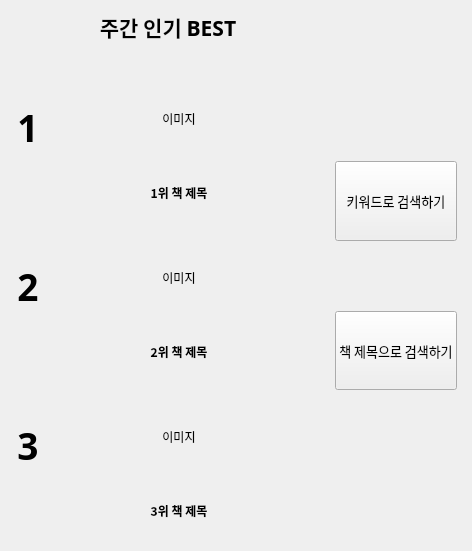
        <widget class="QWidget" name="page_1">
         <property name="styleSheet">
          <string notr="true"/>
         </property>
         <layout class="QHBoxLayout" name="horizontalLayout_14" stretch="1,1">
          <property name="leftMargin">
           <number>7</number>
          </property>
          <property name="rightMargin">
           <number>15</number>
          </property>
          <item>
           <layout class="QVBoxLayout" name="verticalLayout_10" stretch="5,8,8,8">
            <property name="spacing">
             <number>10</number>
            </property>
            <property name="leftMargin">
             <number>10</number>
            </property>
            <property name="topMargin">
             <number>0</number>
            </property>
            <property name="rightMargin">
             <number>10</number>
            </property>
            <property name="bottomMargin">
             <number>20</number>
            </property>
            <item>
             <widget class="QLabel" name="lbl_bestseller">
              <property name="font">
               <font>
                <family>G마켓 산스 TTF Bold</family>
                <pointsize>16</pointsize>
                <weight>75</weight>
                <bold>true</bold>
                <underline>false</underline>
               </font>
              </property>
              <property name="styleSheet">
               <string notr="true">border-image: url(:/background/under_yellow.png);
color: rgb(0, 0, 0);</string>
              </property>
              <property name="midLineWidth">
               <number>0</number>
              </property>
              <property name="text">
               <string>주간 인기 BEST</string>
              </property>
              <property name="alignment">
               <set>Qt::AlignCenter</set>
              </property>
              <property name="margin">
               <number>30</number>
              </property>
             </widget>
            </item>
            <item>
             <layout class="QHBoxLayout" name="horizontalLayout" stretch="1,5">
              <property name="spacing">
               <number>0</number>
              </property>
              <item>
               <widget class="QLabel" name="lbl_first">
                <property name="font">
                 <font>
                  <family>G마켓 산스 TTF Bold</family>
                  <pointsize>28</pointsize>
                  <weight>75</weight>
                  <bold>true</bold>
                 </font>
                </property>
                <property name="styleSheet">
                 <string notr="true">border-image:none;</string>
                </property>
                <property name="text">
                 <string>1</string>
                </property>
                <property name="alignment">
                 <set>Qt::AlignCenter</set>
                </property>
               </widget>
              </item>
              <item>
               <layout class="QVBoxLayout" name="verticalLayout_3" stretch="4,1">
                <item>
                 <widget class="QLabel" name="lbl_first_image">
                  <property name="sizePolicy">
                   <sizepolicy hsizetype="Preferred" vsizetype="Preferred">
                    <horstretch>0</horstretch>
                    <verstretch>0</verstretch>
                   </sizepolicy>
                  </property>
                  <property name="minimumSize">
                   <size>
                    <width>280</width>
                    <height>131</height>
                   </size>
                  </property>
                  <property name="styleSheet">
                   <string notr="true">border-image:none;</string>
                  </property>
                  <property name="text">
                   <string>이미지</string>
                  </property>
                  <property name="alignment">
                   <set>Qt::AlignCenter</set>
                  </property>
                 </widget>
                </item>
                <item>
                 <widget class="QLabel" name="lbl_first_title">
                  <property name="font">
                   <font>
                    <family>Gmarket Sans TTF</family>
                    <weight>75</weight>
                    <bold>true</bold>
                   </font>
                  </property>
                  <property name="styleSheet">
                   <string notr="true">border-image:none;</string>
                  </property>
                  <property name="text">
                   <string>1위 책 제목</string>
                  </property>
                  <property name="alignment">
                   <set>Qt::AlignCenter</set>
                  </property>
                 </widget>
                </item>
               </layout>
              </item>
             </layout>
            </item>
            <item>
             <layout class="QHBoxLayout" name="horizontalLayout_3" stretch="1,5">
              <property name="spacing">
               <number>0</number>
              </property>
              <item>
               <widget class="QLabel" name="lbl_second">
                <property name="font">
                 <font>
                  <family>Gmarket Sans TTF</family>
                  <pointsize>28</pointsize>
                  <weight>75</weight>
                  <bold>true</bold>
                 </font>
                </property>
                <property name="styleSheet">
                 <string notr="true">border-image:none;</string>
                </property>
                <property name="text">
                 <string>2</string>
                </property>
                <property name="alignment">
                 <set>Qt::AlignCenter</set>
                </property>
               </widget>
              </item>
              <item>
               <layout class="QVBoxLayout" name="verticalLayout_5" stretch="4,1">
                <item>
                 <widget class="QLabel" name="lbl_second_image">
                  <property name="sizePolicy">
                   <sizepolicy hsizetype="Preferred" vsizetype="Preferred">
                    <horstretch>0</horstretch>
                    <verstretch>0</verstretch>
                   </sizepolicy>
                  </property>
                  <property name="minimumSize">
                   <size>
                    <width>280</width>
                    <height>131</height>
                   </size>
                  </property>
                  <property name="styleSheet">
                   <string notr="true">border-image:none;</string>
                  </property>
                  <property name="text">
                   <string>이미지</string>
                  </property>
                  <property name="alignment">
                   <set>Qt::AlignCenter</set>
                  </property>
                 </widget>
                </item>
                <item>
                 <widget class="QLabel" name="lbl_second_title">
                  <property name="font">
                   <font>
                    <family>Gmarket Sans TTF</family>
                    <weight>75</weight>
                    <bold>true</bold>
                   </font>
                  </property>
                  <property name="styleSheet">
                   <string notr="true">border-image:none;</string>
                  </property>
                  <property name="text">
                   <string>2위 책 제목</string>
                  </property>
                  <property name="alignment">
                   <set>Qt::AlignCenter</set>
                  </property>
                 </widget>
                </item>
               </layout>
              </item>
             </layout>
            </item>
            <item>
             <layout class="QHBoxLayout" name="horizontalLayout_4" stretch="1,5">
              <property name="spacing">
               <number>0</number>
              </property>
              <item>
               <widget class="QLabel" name="lbl_third">
                <property name="font">
                 <font>
                  <family>Gmarket Sans TTF</family>
                  <pointsize>28</pointsize>
                  <weight>75</weight>
                  <bold>true</bold>
                 </font>
                </property>
                <property name="styleSheet">
                 <string notr="true">border-image:none;</string>
                </property>
                <property name="text">
                 <string>3</string>
                </property>
                <property name="alignment">
                 <set>Qt::AlignCenter</set>
                </property>
               </widget>
              </item>
              <item>
               <layout class="QVBoxLayout" name="verticalLayout_9" stretch="4,1">
                <item>
                 <widget class="QLabel" name="lbl_third_image">
                  <property name="sizePolicy">
                   <sizepolicy hsizetype="Preferred" vsizetype="Preferred">
                    <horstretch>0</horstretch>
                    <verstretch>0</verstretch>
                   </sizepolicy>
                  </property>
                  <property name="minimumSize">
                   <size>
                    <width>280</width>
                    <height>131</height>
                   </size>
                  </property>
                  <property name="styleSheet">
                   <string notr="true">border-image:none;</string>
                  </property>
                  <property name="text">
                   <string>이미지</string>
                  </property>
                  <property name="alignment">
                   <set>Qt::AlignCenter</set>
                  </property>
                 </widget>
                </item>
                <item>
                 <widget class="QLabel" name="lbl_third_title">
                  <property name="font">
                   <font>
                    <family>Gmarket Sans TTF</family>
                    <weight>75</weight>
                    <bold>true</bold>
                   </font>
                  </property>
                  <property name="styleSheet">
                   <string notr="true">border-image:none;</string>
                  </property>
                  <property name="text">
                   <string>3위 책 제목</string>
                  </property>
                  <property name="alignment">
                   <set>Qt::AlignCenter</set>
                  </property>
                 </widget>
                </item>
               </layout>
              </item>
             </layout>
            </item>
           </layout>
          </item>
          <item>
           <layout class="QVBoxLayout" name="verticalLayout" stretch="0,0,0,0">
            <property name="spacing">
             <number>70</number>
            </property>
            <item>
             <widget class="QWidget" name="widget" native="true">
              <property name="styleSheet">
               <string notr="true">border-image:none</string>
              </property>
             </widget>
            </item>
            <item>
             <widget class="QPushButton" name="btn_find_keyword">
              <property name="sizePolicy">
               <sizepolicy hsizetype="Preferred" vsizetype="Preferred">
                <horstretch>0</horstretch>
                <verstretch>0</verstretch>
               </sizepolicy>
              </property>
              <property name="font">
               <font>
                <family>Gmarket Sans TTF</family>
                <pointsize>10</pointsize>
                <weight>50</weight>
                <bold>false</bold>
               </font>
              </property>
              <property name="styleSheet">
               <string notr="true">border-image: url(:/botton/masking_blue.png);</string>
              </property>
              <property name="text">
               <string>키워드로 검색하기</string>
              </property>
             </widget>
            </item>
            <item>
             <widget class="QPushButton" name="btn_find_name">
              <property name="sizePolicy">
               <sizepolicy hsizetype="Preferred" vsizetype="Preferred">
                <horstretch>0</horstretch>
                <verstretch>0</verstretch>
               </sizepolicy>
              </property>
              <property name="font">
               <font>
                <family>G마켓 산스 TTF Medium</family>
                <pointsize>10</pointsize>
               </font>
              </property>
              <property name="styleSheet">
               <string notr="true">border-image: url(:/botton/masking_green.png);</string>
              </property>
              <property name="text">
               <string>책 제목으로 검색하기</string>
              </property>
             </widget>
            </item>
            <item>
             <widget class="QWidget" name="widget_2" native="true">
              <property name="styleSheet">
               <string notr="true">border-image:none</string>
              </property>
             </widget>
            </item>
           </layout>
          </item>
         </layout>
        </widget>
